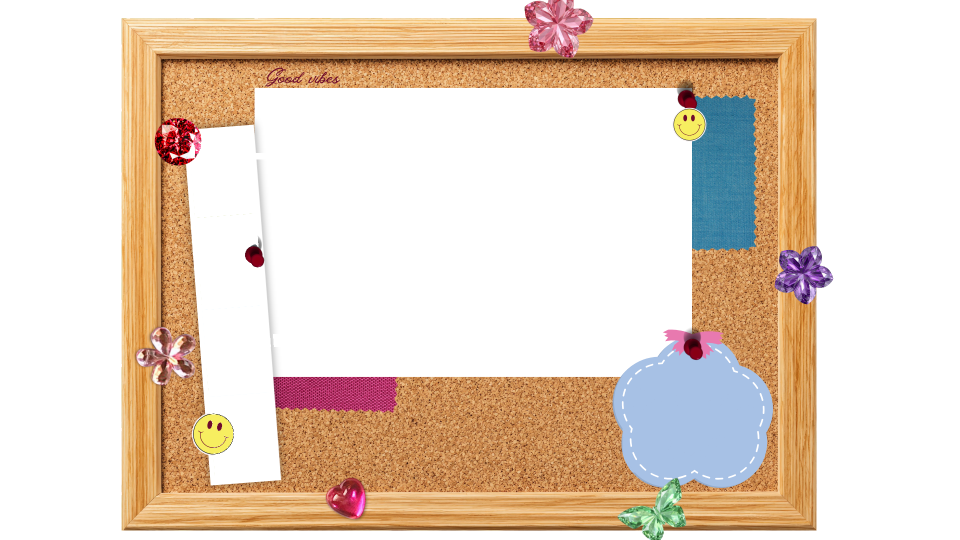
#> input picture assets/board.png, 1920 x 1080 px, given in place of icon.png, which was not available (shown at 1/2 size)
$ python make_store_icons.py
#> lines starting #> are read from the running program, lines starting #| are printed output that depends on the picture; pictures that were not available may be replaced by others from this repository, and a replacement may not be noted
"""Generates the Microsoft Store tile and icon images in build/appx from
assets/icon.png.  electron-builder picks them up when building the Store
package (npm run dist:store).  Run:  python3 tools/make_store_icons.py
"""
from pathlib import Path

from PIL import Image

ROOT = Path(__file__).resolve().parent.parent
SRC = ROOT / "assets" / "icon.png"
OUT = ROOT / "build" / "appx"
TILE_GREEN = (206, 223, 190)  # the icon's background colour


def canvas(icon, width, height, fill):
    """Transparent width x height image with the icon centred, `fill` of the height."""
    side = max(1, round(min(width, height) * fill))
    im = Image.new("RGBA", (width, height), (0, 0, 0, 0))
    small = icon.resize((side, side), Image.LANCZOS)
    im.paste(small, ((width - side) // 2, (height - side) // 2), small)
    return im


def main():
    icon = Image.open(SRC).convert("RGBA")
#> icon is the input picture: PIL image 1920x1080 RGBA; mean R, G, B, A 205.1, 196.3, 161.6, 166.6
    # the paper's shadow in icon.png is see-through; fill it with the icon's own green
    # so the Start menu or taskbar colour does not show through it
    solid = Image.new("RGBA", icon.size, TILE_GREEN + (0,))
    solid.putalpha(icon.getchannel("A").point(lambda a: 255 if a else 0))
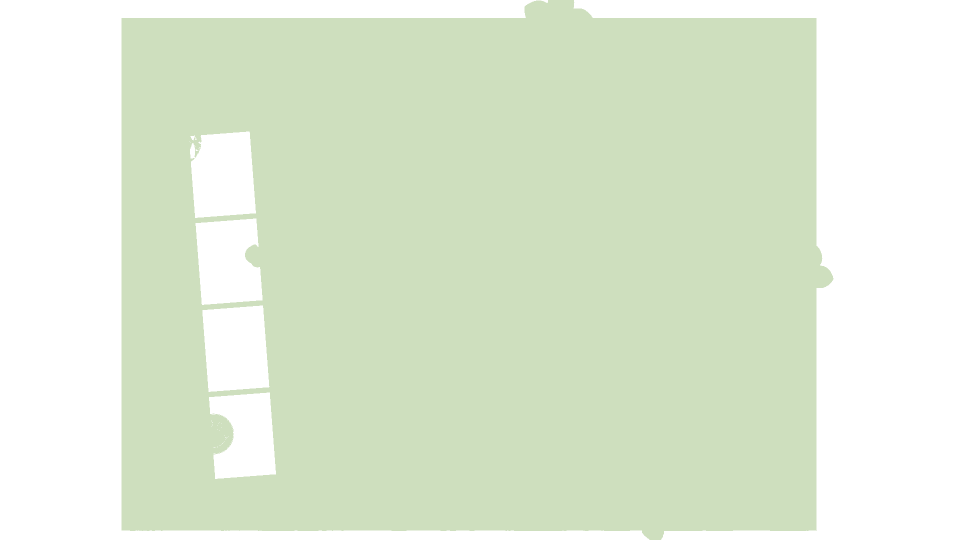
#> solid: PIL image 1920x1080 RGBA (shown at 1/2 size); mean R, G, B, A 206, 223, 190, 166.7; transparent parts drawn white
    icon = Image.alpha_composite(solid, icon)
    OUT.mkdir(parents=True, exist_ok=True)
    for old in OUT.glob("*.png"):
        old.unlink()
    files = {}

    # name, base width, base height, how much of the tile the icon fills
    tiles = [
        ("StoreLogo", 50, 50, 1.0),
        ("Square44x44Logo", 44, 44, 1.0),
        ("Square150x150Logo", 150, 150, 0.7),
        ("Wide310x150Logo", 310, 150, 0.7),
        ("SmallTile", 71, 71, 0.8),
        ("LargeTile", 310, 310, 0.7),
    ]
    for name, w, h, fill in tiles:
        files[f"{name}.png"] = canvas(icon, w, h, fill)
        files[f"{name}.scale-200.png"] = canvas(icon, w * 2, h * 2, fill)
#> this loop made 6 passes
#> pass 1, in canvas, `small = icon.resize((side, side), Image.LANCZOS)`:
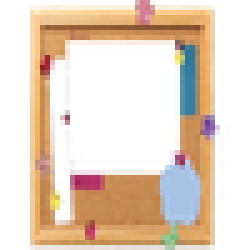
#> small: PIL image 50x50 RGBA (shown 5 times larger); mean R, G, B, A 165.4, 142.6, 121.2, 166.8; transparent parts drawn white
#> pass 1, in canvas (call 2), `small = icon.resize((side, side), Image.LANCZOS)`:
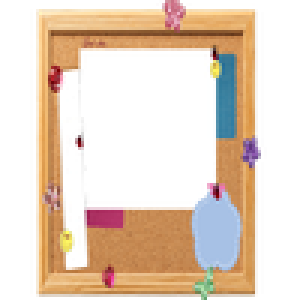
#> small: PIL image 100x100 RGBA (shown 3 times larger); mean R, G, B, A 157.2, 137.6, 118.4, 166.8; transparent parts drawn white
#> after the loop, files = 12 items

    # taskbar, Start and search icons; "unplated" ones are drawn without a backing square
    for size in (16, 24, 32, 48, 256):
        im = canvas(icon, size, size, 1.0)
        files[f"Square44x44Logo.targetsize-{size}.png"] = im
        files[f"Square44x44Logo.targetsize-{size}_altform-unplated.png"] = im
        files[f"Square44x44Logo.targetsize-{size}_altform-lightunplated.png"] = im
#> this loop made 5 passes
#> pass 1, in canvas (call 13), `small = icon.resize((side, side), Image.LANCZOS)`:
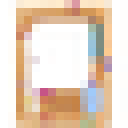
#> small: PIL image 16x16 RGBA (shown 8 times larger); mean R, G, B, A 194.9, 167.6, 136, 167.2; transparent parts drawn white
#> pass 1, in main, `im = canvas(icon, size, size, 1.0)`:
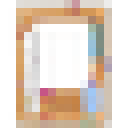
#> im: PIL image 16x16 RGBA (shown 8 times larger); mean R, G, B, A 144.2, 125.3, 107.7, 152.6; transparent parts drawn white
#> after the loop, files = 27 items

    for name, im in sorted(files.items()):
        im.save(OUT / name, optimize=True)
#> this loop made 27 passes
#> name on passes 1, 2, 3, 4, 5, 6, 7, 8, 9, 12, 15, 18: 'LargeTile.png', 'LargeTile.scale-200.png', 'SmallTile.png', 'SmallTile.scale-200.png', 'Square150x150Logo.png', 'Square150x150Logo.scale-200.png', 'Square44x44Logo.png', 'Square44x44Logo.scale-200.png', 'Square44x44Logo.targetsize-16.png', 'Square44x44Logo.targetsize-24.png', 'Square44x44Logo.targetsize-256.png', 'Square44x44Logo.targetsize-32.png'
#> pass 1, in main, `im.save(OUT / name, optimize=True)`:
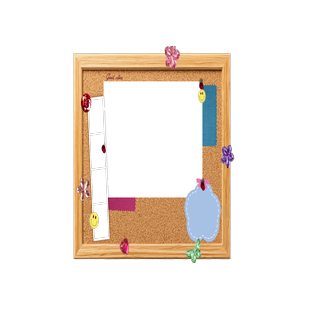
#> saved as LargeTile.png: PIL image 310x310 RGBA; mean R, G, B, A 69.9, 61, 52.8, 81; transparent parts drawn white
#> pass 2, in main, `im.save(OUT / name, optimize=True)`:
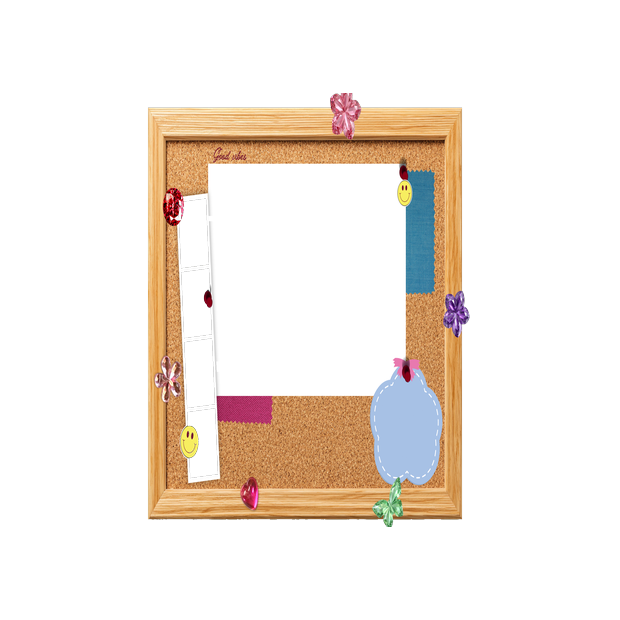
#> saved as LargeTile.scale-200.png: PIL image 620x620 RGBA; mean R, G, B, A 69.9, 60.9, 52.7, 81.4; transparent parts drawn white
    print("wrote", len(files), "images to", OUT)
#| wrote 27 images to build/appx


if __name__ == "__main__":
    main()

$ run again, on design/calendar-design.png
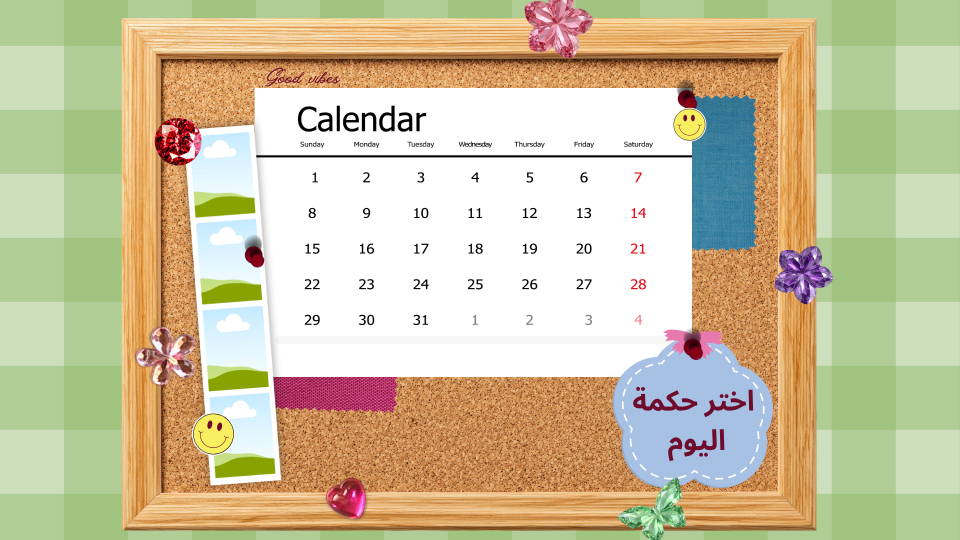
#> input picture design/calendar-design.png, 1920 x 1080 px, given in place of icon.png, which was not available (shown at 1/2 size)
#> the loop in main, `for name, w, h, fill in tiles:` made 6 passes
#> pass 1, in canvas (call 2), `small = icon.resize((side, side), Image.LANCZOS)`:
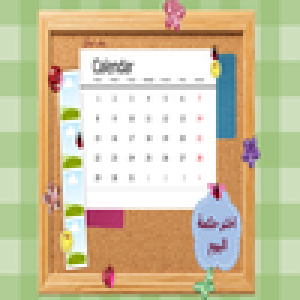
#> small: PIL image 100x100 RGBA (shown 3 times larger); mean R, G, B, A 202.9, 193.7, 158.9, 255
#> after the loop in main, `for name, w, h, fill in tiles:`: files = 12 items
#> after the loop in main, `for size in (16, 24, 32, 48, 256):`: files = 27 items
#> the loop in main, `for name, im in sorted(files.items()):` made 27 passes
#> name on passes 1 to 8: 'LargeTile.png', 'LargeTile.scale-200.png', 'SmallTile.png', 'SmallTile.scale-200.png', 'Square150x150Logo.png', 'Square150x150Logo.scale-200.png', 'Square44x44Logo.png', 'Square44x44Logo.scale-200.png'
#> pass 2, in main, `im.save(OUT / name, optimize=True)`:
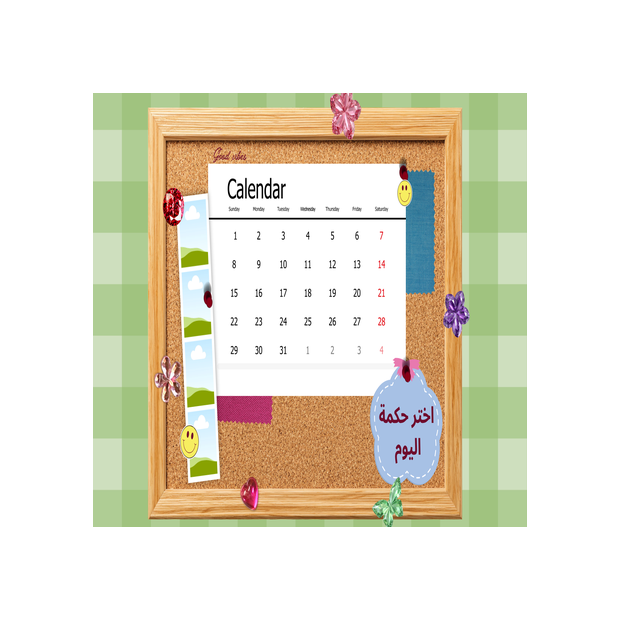
#> saved as LargeTile.scale-200.png: PIL image 620x620 RGBA; mean R, G, B, A 99.5, 95, 78, 125; transparent parts drawn white
#| wrote 27 images to build/appx

$ run again, on design/tasks-design.png
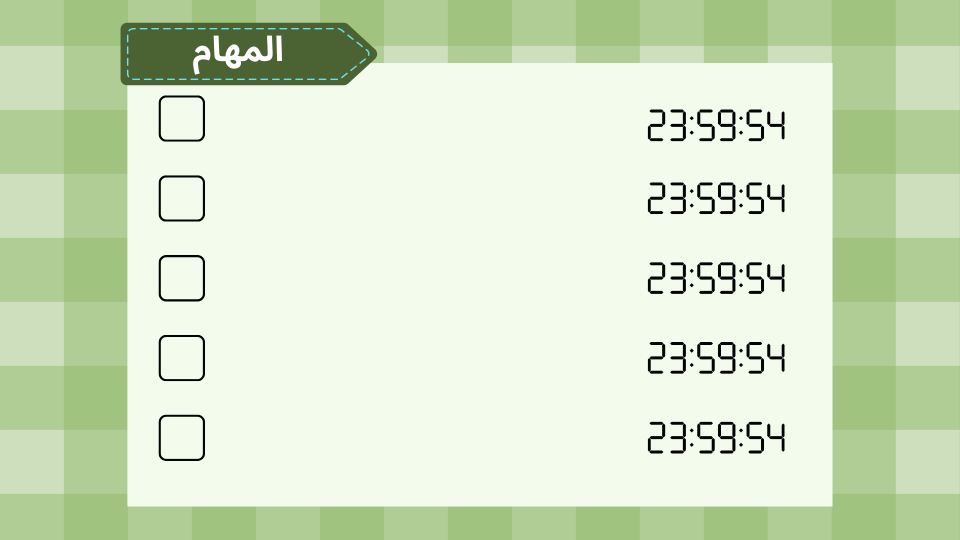
#> input picture design/tasks-design.png, 1920 x 1080 px, given in place of icon.png, which was not available (shown at 1/2 size)
#> the loop in main, `for name, w, h, fill in tiles:` made 6 passes
#> pass 1, in canvas (call 2), `small = icon.resize((side, side), Image.LANCZOS)`:
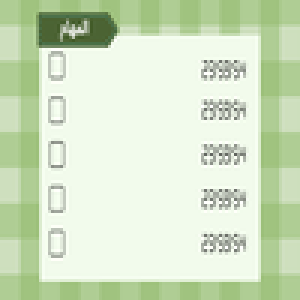
#> small: PIL image 100x100 RGBA (shown 3 times larger); mean R, G, B, A 209.3, 226, 195.2, 255
#> after the loop in main, `for name, w, h, fill in tiles:`: files = 12 items
#> after the loop in main, `for size in (16, 24, 32, 48, 256):`: files = 27 items
#> the loop in main, `for name, im in sorted(files.items()):` made 27 passes
#> name on passes 1 to 8: 'LargeTile.png', 'LargeTile.scale-200.png', 'SmallTile.png', 'SmallTile.scale-200.png', 'Square150x150Logo.png', 'Square150x150Logo.scale-200.png', 'Square44x44Logo.png', 'Square44x44Logo.scale-200.png'
#> pass 2, in main, `im.save(OUT / name, optimize=True)`:
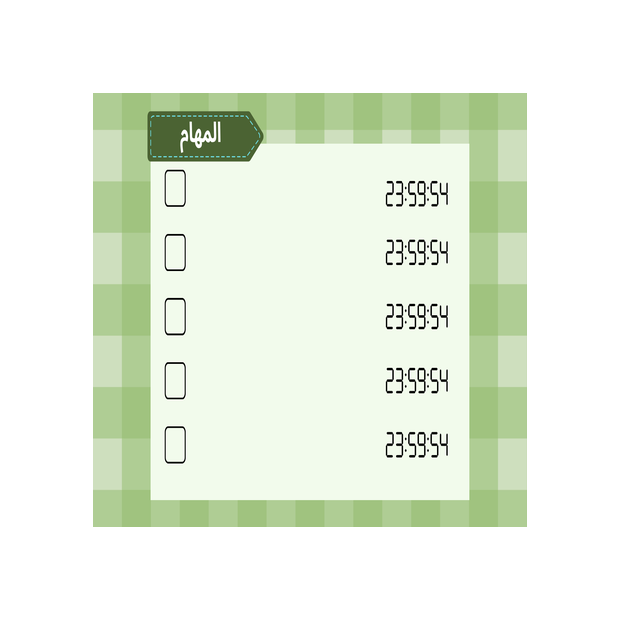
#> saved as LargeTile.scale-200.png: PIL image 620x620 RGBA; mean R, G, B, A 102.5, 110.8, 95.7, 125; transparent parts drawn white
#| wrote 27 images to build/appx
